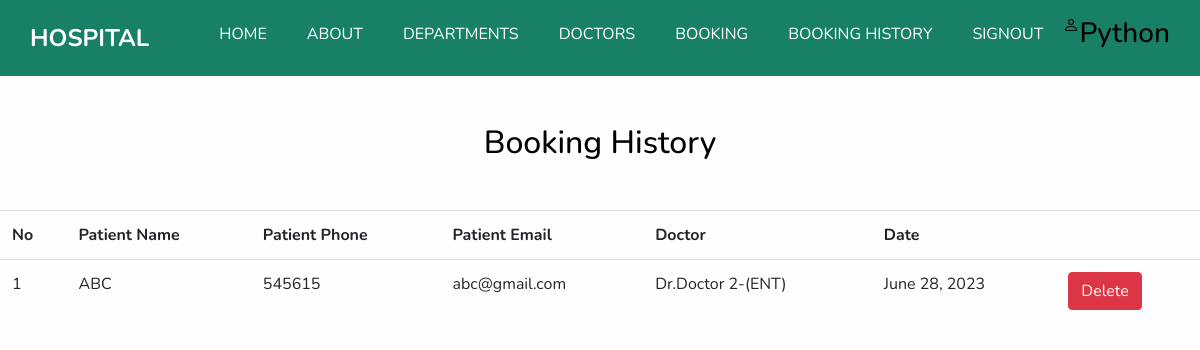
The app's page /details/ (signed in) with its own data.
### account/models.py (models this page shows)
class Bookingss(models.Model):
    user           = models.ForeignKey(User,on_delete=models.CASCADE,null=True)
    patient_name   = models.CharField(max_length=255,verbose_name='Patient Name')
    patient_phone  = models.CharField(max_length=10,verbose_name='Patient Phone')
    patient_email  = models.EmailField(verbose_name='Patient Email')
    doctor_name    = models.ForeignKey(Doctor, on_delete=models.CASCADE,verbose_name='Doctor Name')
    booking_date   = models.DateField(verbose_name='Booking Date')
    booked_on      = models.DateField(auto_now=True)

class Doctor(models.Model):
    doctor_name           = models.CharField(max_length=255)
    doctor_specialization = models.CharField(max_length=255)
    department_name       = models.ForeignKey(Department,on_delete=models.CASCADE)
    doctor_image          = models.ImageField(upload_to='doctors')
    def __str__(self):
        return 'Dr.'+self.doctor_name + '-('+self.doctor_specialization+')'

### account/views.py (the view)
# urls.py: path('details/',Details.as_view(),name='details'),
@method_decorator(doc,name='dispatch')
class Details(View):
    def get(self,request,*args,**kwargs):
        if request.user.is_authenticated:
            user = request.user
            details = Bookingss.objects.filter(user=user)
            return render(request,'details.html',{'details':details})
        else:
             return render(request,'details.html')

### account/views.py (called while the page is built)
def signin_required(fun):
    def inner(request,*args,**kwargs):
        if request.user.is_authenticated:
            return fun(request,*args,**kwargs)
        else:
            messages.error(request,"Unsuccessful...!Login Required")
            return redirect('signin')
    return inner

### account/templates/details.html
{% extends 'base2.html' %}
{% block body %}
<div class="wrapper">
  <form class="signup-form mt-5">
    <h2 class="text-center">Booking History</h2>
  <table class="table mt-5">
    <tr>
      <th>No</th>
      <th>Patient Name</th>
      <th>Patient Phone</th>
      <th>Patient Email</th>
      <th>Doctor</th>
      <th>Date</th>
      <th></th>
    </tr>
    {% for i in details %}
    <tr>
      <td>{{forloop.counter}}</td>
      <td>{{i.patient_name}}</td>
      <td>{{i.patient_phone}}</td>
      <td>{{i.patient_email}}</td>
      <td>{{i.doctor_name}}</td>
      <td>{{i.booking_date}}</td>
      <td>
        <a class="btn btn-danger" href="{% url 'patientdelete' i.id %}">Delete</a><br>
    </td>
    </tr>
    {% endfor %}
</form>
</div>
{% endblock body %}

### account/templates/base2.html (shortened to what this page needs)
{% load static %}
<!DOCTYPE html>
<html>
<head>
  <link rel="stylesheet" type="text/css" href="{% static 'css/bootstrap.css' %}" />
  <link rel="stylesheet" type="text/css" href="https://cdnjs.cloudflare.com/ajax/libs/OwlCarousel2/2.3.4/assets/owl.carousel.min.css" />
  <link href="{% static 'css/font-awesome.min.css' %}" rel="stylesheet" />
  <link href="{% static 'css/style.css' %}" rel="stylesheet" />
  <link href="{% static 'css/responsive.css' %}" rel="stylesheet" />
</head>
<body class="sub_page">
  <div class="hero_area">
    <header class="header_section">
      <div class="container">
        <nav class="navbar navbar-expand-lg custom_nav-container ">
          <a class="navbar-brand" href="index.html">
            <span>
              Hospital
            </span>
          </a>
          <div class="collapse navbar-collapse" id="navbarSupportedContent">
            <ul class="navbar-nav">
              <li class="nav-item">
                <a class="nav-link" href="{% url 'homes' %}">Home </a>
              </li>
              <li class="nav-item">
                <a class="nav-link" href="{% url 'about' %}"> About</a>
              </li>
              <li class="nav-item">
                <a class="nav-link" href="{% url 'department' %}">Departments</a>
              </li>
              <li class="nav-item">
                <a class="nav-link" href="{% url 'doctor' %}">Doctors</a>
              </li>
              {% if request.user.is_authenticated %}
              <li class="nav-item active">
                <a class="nav-link" href="{% url 'booking' %}">Booking</a>
              </li>
              <li class="nav-item active">
                <a class="nav-link" href="{% url 'details' %}">Booking History</a>
              </li>
              <li class="nav-item active">
                <a class="nav-link" href="{% url 'signout' %}">SignOut</a>
              </li>
                <svg xmlns="http://www.w3.org/2000/svg" width="16" height="16" fill="currentColor" class="bi bi-person" viewBox="0 0 16 16">
                  <path  d="M8 8a3 3 0 1 0 0-6 3 3 0 0 0 0 6Zm2-3a2 2 0 1 1-4 0 2 2 0 0 1 4 0Zm4 8c0 1-1 1-1 1H3s-1 0-1-1 1-4 6-4 6 3 6 4Zm-1-.004c-.001-.246-.154-.986-.832-1.664C11.516 10.68 10.289 10 8 10c-2.29 0-3.516.68-4.168 1.332-.678.678-.83 1.418-.832 1.664h10Z" />
                  <h3>{{request.user.first_name}}</h3>
                </svg>
              {% endif %}
            </ul>
          </div>
        </nav>
      </div>
    </header>
  </div>
  {% block body %}
  {% endblock body %}
</body>
</html>

### account/static/css/style.css (style rules this page uses)
body { font-family: 'Nunito', sans-serif; color: #000000; background-color: #fefefe; overflow-x: hidden; }
a, a:hover, a:focus { text-decoration: none; }
.btn, .btn:focus { outline: none !important; -webkit-box-shadow: none; box-shadow: none; }
.hero_area { position: relative; min-height: 100vh; display: -webkit-box; display: -ms-flexbox; display: flex; -webkit-box-orient: vertical; -webkit-box-direction: normal; -ms-flex-direction: column; flex-direction: column; }
.sub_page .hero_area { min-height: auto; background-color: #178066; }
.header_section { padding: 15px 0; }
.navbar-brand span { font-weight: bold; font-size: 24px; color: #ffffff; text-transform: uppercase; }
.custom_nav-container { padding: 0; }
.custom_nav-container .navbar-nav { margin-left: auto; }
.custom_nav-container .navbar-nav .nav-item .nav-link { padding: 5px 20px; color: #ffffff; text-align: center; text-transform: uppercase; border-radius: 5px; -webkit-transition: all 0.3s; transition: all 0.3s; }

### account/static/css/responsive.css (style rules this page uses)
@media (min-width: 1200px) { .container { max-width: 1170px; } }

### records on screen
Bookingss: patient_name "ABC", patient_phone "545615", patient_email "abc@gmail.com", doctor_name "Dr.Doctor 2-(ENT)", booking_date "June 28, 2023"

### other values on screen
{{ request.user.first_name }} "Python"
